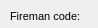
      <widget class="QWidget" name="page_51">
       <property name="geometry">
        <rect>
         <x>0</x>
         <y>0</y>
         <width>98</width>
         <height>28</height>
        </rect>
       </property>
       <attribute name="label">
        <string>Specific information</string>
       </attribute>
       <widget class="QLineEdit" name="valve">
        <property name="geometry">
         <rect>
          <x>110</x>
          <y>30</y>
          <width>160</width>
          <height>18</height>
         </rect>
        </property>
        <property name="inputMask">
         <string/>
        </property>
        <property name="frame">
         <bool>true</bool>
        </property>
       </widget>
       <widget class="QLabel" name="label_communication">
        <property name="geometry">
         <rect>
          <x>10</x>
          <y>80</y>
          <width>101</width>
          <height>22</height>
         </rect>
        </property>
        <property name="font">
         <font>
          <pointsize>8</pointsize>
         </font>
        </property>
        <property name="frameShape">
         <enum>QFrame::NoFrame</enum>
        </property>
        <property name="frameShadow">
         <enum>QFrame::Plain</enum>
        </property>
        <property name="text">
         <string>Communication:</string>
        </property>
        <property name="textFormat">
         <enum>Qt::AutoText</enum>
        </property>
        <property name="scaledContents">
         <bool>false</bool>
        </property>
        <property name="alignment">
         <set>Qt::AlignLeading|Qt::AlignLeft|Qt::AlignVCenter</set>
        </property>
        <property name="margin">
         <number>3</number>
        </property>
       </widget>
       <widget class="QLabel" name="label_vl_diam">
        <property name="geometry">
         <rect>
          <x>10</x>
          <y>55</y>
          <width>101</width>
          <height>22</height>
         </rect>
        </property>
        <property name="font">
         <font>
          <pointsize>8</pointsize>
         </font>
        </property>
        <property name="frameShape">
         <enum>QFrame::NoFrame</enum>
        </property>
        <property name="frameShadow">
         <enum>QFrame::Plain</enum>
        </property>
        <property name="text">
         <string>Valve diameter:</string>
        </property>
        <property name="textFormat">
         <enum>Qt::AutoText</enum>
        </property>
        <property name="scaledContents">
         <bool>false</bool>
        </property>
        <property name="alignment">
         <set>Qt::AlignLeading|Qt::AlignLeft|Qt::AlignVCenter</set>
        </property>
        <property name="margin">
         <number>3</number>
        </property>
       </widget>
       <widget class="QLineEdit" name="communication">
        <property name="geometry">
         <rect>
          <x>110</x>
          <y>80</y>
          <width>160</width>
          <height>18</height>
         </rect>
        </property>
        <property name="inputMask">
         <string/>
        </property>
        <property name="frame">
         <bool>true</bool>
        </property>
       </widget>
       <widget class="QLabel" name="label_valve">
        <property name="geometry">
         <rect>
          <x>10</x>
          <y>30</y>
          <width>101</width>
          <height>22</height>
         </rect>
        </property>
        <property name="font">
         <font>
          <pointsize>8</pointsize>
         </font>
        </property>
        <property name="frameShape">
         <enum>QFrame::NoFrame</enum>
        </property>
        <property name="frameShadow">
         <enum>QFrame::Plain</enum>
        </property>
        <property name="text">
         <string>Valve:</string>
        </property>
        <property name="textFormat">
         <enum>Qt::AutoText</enum>
        </property>
        <property name="scaledContents">
         <bool>false</bool>
        </property>
        <property name="alignment">
         <set>Qt::AlignLeading|Qt::AlignLeft|Qt::AlignVCenter</set>
        </property>
        <property name="margin">
         <number>3</number>
        </property>
       </widget>
       <widget class="QLineEdit" name="vl_diam">
        <property name="geometry">
         <rect>
          <x>110</x>
          <y>55</y>
          <width>160</width>
          <height>18</height>
         </rect>
        </property>
        <property name="inputMask">
         <string/>
        </property>
        <property name="frame">
         <bool>true</bool>
        </property>
       </widget>
       <widget class="QLabel" name="label_fire_code">
        <property name="geometry">
         <rect>
          <x>10</x>
          <y>5</y>
          <width>101</width>
          <height>22</height>
         </rect>
        </property>
        <property name="font">
         <font>
          <pointsize>8</pointsize>
         </font>
        </property>
        <property name="frameShape">
         <enum>QFrame::NoFrame</enum>
        </property>
        <property name="frameShadow">
         <enum>QFrame::Plain</enum>
        </property>
        <property name="text">
         <string>Fireman code:</string>
        </property>
        <property name="textFormat">
         <enum>Qt::AutoText</enum>
        </property>
        <property name="scaledContents">
         <bool>false</bool>
        </property>
        <property name="alignment">
         <set>Qt::AlignLeading|Qt::AlignLeft|Qt::AlignVCenter</set>
        </property>
        <property name="margin">
         <number>3</number>
        </property>
       </widget>
       <widget class="QLineEdit" name="fire_code">
        <property name="geometry">
         <rect>
          <x>110</x>
          <y>5</y>
          <width>160</width>
          <height>18</height>
         </rect>
        </property>
        <property name="inputMask">
         <string/>
        </property>
        <property name="frame">
         <bool>true</bool>
        </property>
       </widget>
      </widget>
